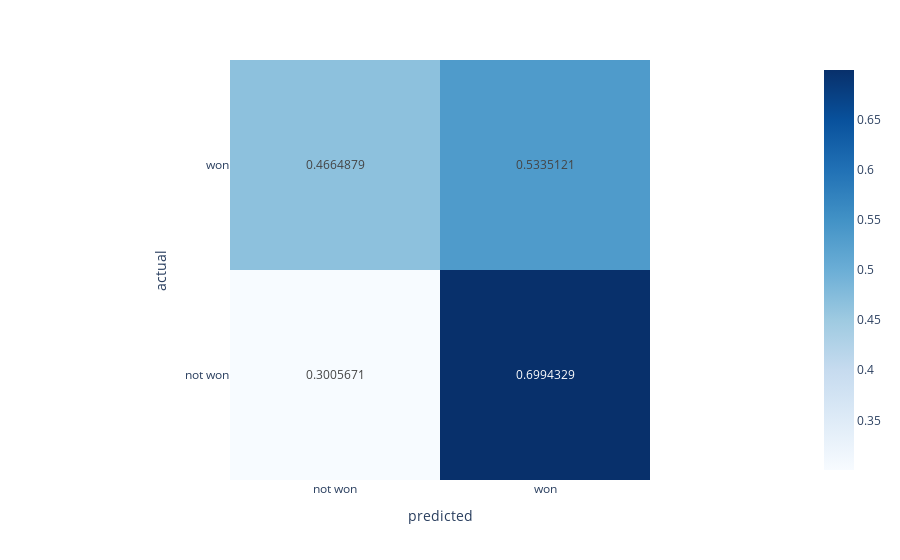

The notebook cell saved with this chart:
### Markdown cell above
Have to divide by the sum of each row to maintain consistancy with the random forrest confusion matrix plots.

### Code cell
a = a.div(a.sum(axis=1), axis = 0)
import plotly.express as px

fig = px.imshow(a, color_continuous_scale='blues', text_auto=True, x = ['not won', 'won'], y = ['won','not won'])
fig.show()

### Figure 1 — Plotly figure (JSON) as saved in the notebook; plotly's stock layout.template omitted (floating-point values rounded to 4 significant figures)
{"data": [{"coloraxis": "coloraxis", "hovertemplate": "predicted: %{x}<br>actual: %{y}<br>color: %{z}<extra></extra>", "name": "0", "texttemplate": "%{z}", "type": "heatmap", "x": ["not won", "won"], "xaxis": "x", "y": ["won", "not won"], "yaxis": "y", "z": [[0.4665, 0.5335], [0.3006, 0.6994]]}], "layout": {"coloraxis": {"colorscale": [[0, "rgb(247,251,255)"], [0.125, "rgb(222,235,247)"], [0.25, "rgb(198,219,239)"], [0.375, "rgb(158,202,225)"], [0.5, "rgb(107,174,214)"], [0.625, "rgb(66,146,198)"], [0.75, "rgb(33,113,181)"], [0.875, "rgb(8,81,156)"], [1, "rgb(8,48,107)"]]}, "margin": {"t": 60}, "xaxis": {"anchor": "y", "constrain": "domain", "domain": [0, 1], "scaleanchor": "y", "title": {"text": "predicted"}}, "yaxis": {"anchor": "x", "autorange": "reversed", "constrain": "domain", "domain": [0, 1], "title": {"text": "actual"}}}}
